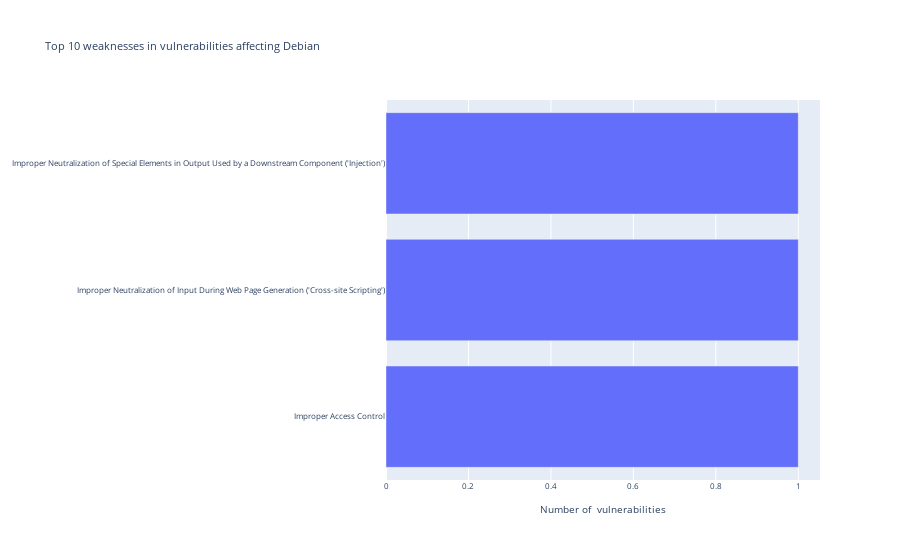

Write notebook code for a chart like this one.
### Markdown cell above
### A list of CWEs for some specific vendors...

### Code cell
cwe_v = util.get_cwes_by_vendor(vdata, 'Debian')
y = cwe_v['count']
fig = go.Figure()
fig.add_bar(x=y.values, y=y.index.values, orientation='h')

fig.update_layout(title='Top {0:d} weaknesses in vulnerabilities affecting Debian'.format(n),
                  xaxis = dict(title='Number of  vulnerabilities'),
                  font=dict(size=8))

### Figure 1 — Plotly figure (JSON) as saved in the notebook; plotly's stock layout.template omitted (floating-point values rounded to 4 significant figures)
{"data": [{"orientation": "h", "type": "bar", "x": [1, 1, 1], "y": ["Improper Access Control", "Improper Neutralization of Input During Web Page Generation ('Cross-site Scripting')", "Improper Neutralization of Special Elements in Output Used by a Downstream Component ('Injection')"]}], "layout": {"autosize": true, "font": {"size": 8}, "title": {"text": "Top 10 weaknesses in vulnerabilities affecting Debian"}, "xaxis": {"autorange": true, "range": [0, 1.053], "title": {"text": "Number of  vulnerabilities"}, "type": "linear"}, "yaxis": {"autorange": true, "range": [-0.5, 2.5], "type": "category"}}}
